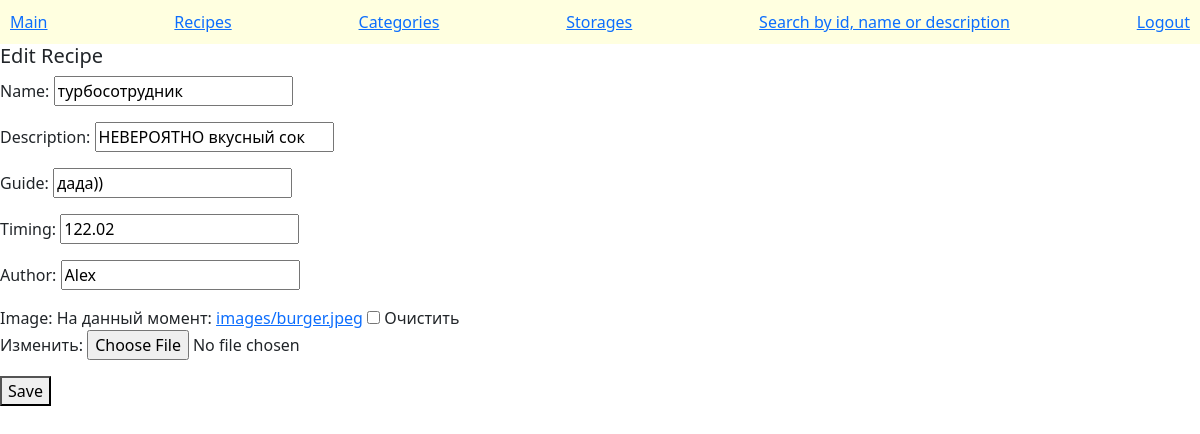
The page /recipes/5/edit/ on the database as committed earlier.
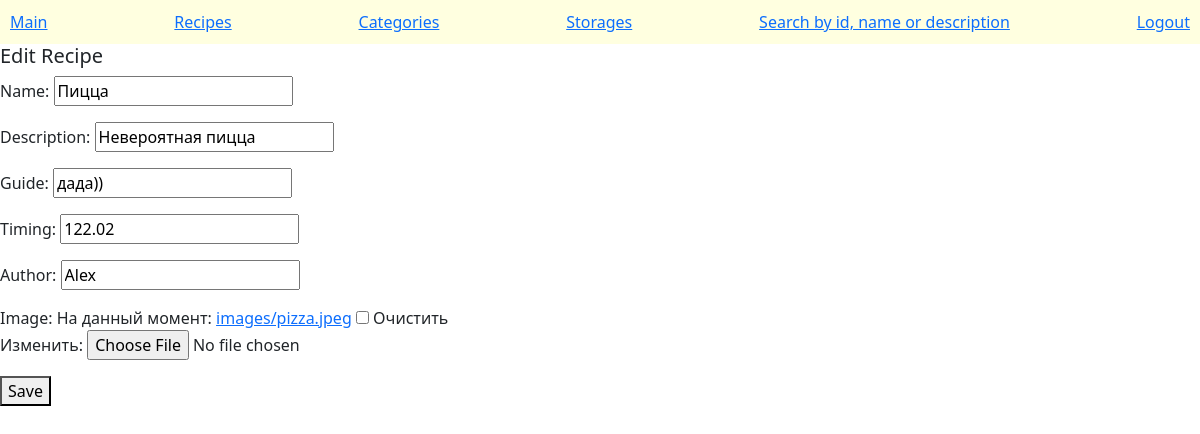
The same page on the database as committed later.
### recipes/models.py (models this page shows, shortened)
class Recipe(models.Model):
    name = models.CharField(max_length=200)
    description = models.CharField(max_length=500)
    guide = models.CharField(max_length=10000)
    timing = models.DecimalField(max_digits=10, decimal_places=2)
    author = models.CharField(max_length=100)
    image = models.ImageField(upload_to="images/", blank=True, null=True)
    created_at = models.DateTimeField(auto_now_add=True)

### recipes/views.py (the view)
# urls.py: path('recipes/<int:pk>/edit/', RecipeUpdateView.as_view(), name='recipe_edit'),
class RecipeUpdateView(UpdateView):
    model = Recipe
    form_class = RecipeForm
    template_name = 'recipes/recipe_form.html'
    success_url = reverse_lazy('recipe_list')

### recipes/forms.py
class RecipeForm(forms.ModelForm):
    class Meta:
        model = Recipe
        fields = '__all__'

### recipes/templates/recipes/recipe_form.html (shortened to what this page needs)
{% extends "recipes/base.html" %}
{% block content %}
  <h5>{% if object %}Edit{% else %}Create{% endif %} Recipe</h5>
  <form method="post" enctype="multipart/form-data">
    {{ form.as_p }}
    <button type="submit">Save</button>
  </form>
{% endblock %}

Rows that differ between the two databases and show on the page:
changed Recipe "дада))": name "турбосотрудник" → "Пицца"; description "НЕВЕРОЯТНО вкусный сок" → "Невероятная пицца"
Other text that changed with them:
text no longer shown: "Name: Description: Guide: Timing: Author: Image: На данный момент: images/burger.jpeg Очистить Изменить:"
text now shown: "Name: Description: Guide: Timing: Author: Image: На данный момент: images/pizza.jpeg Очистить Изменить:"
